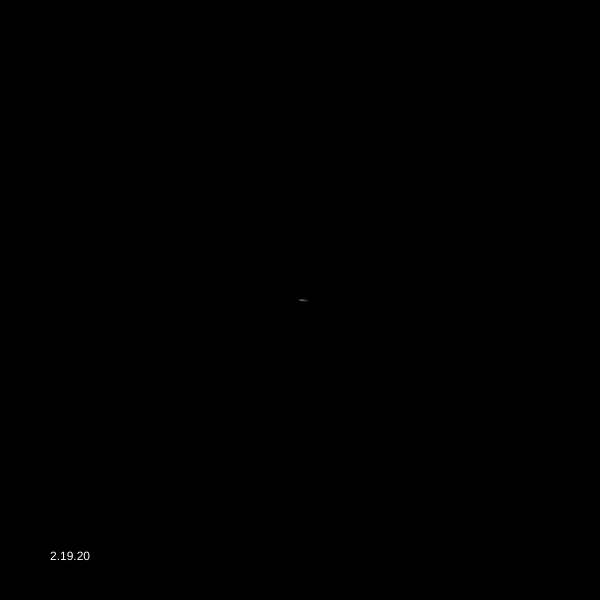
Frame 1 (no input)
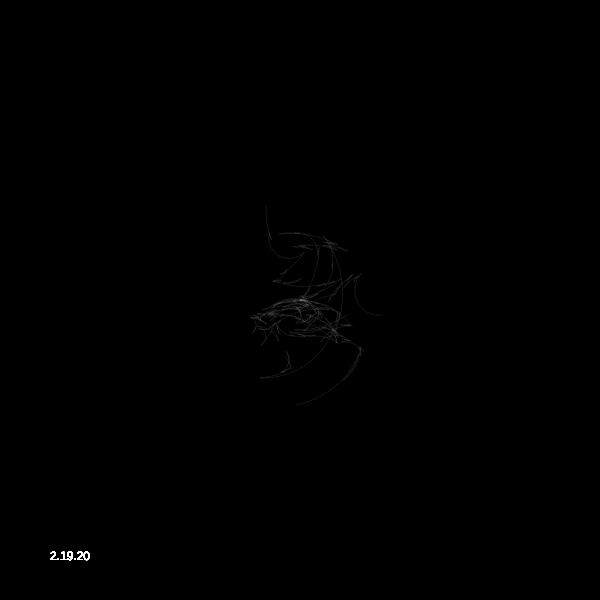
Frame 60 (no input)
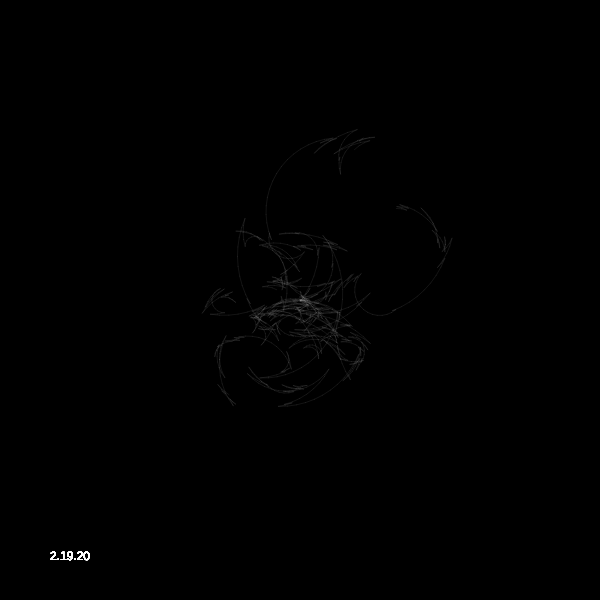
Frame 120 (the mouse pressed at the canvas centre since frame 60)

The p5.js sketch that drew these frames (run headless with seeded random() and noise() and a simulated clock; from frame 60 on, the mouse is pressed at the canvas centre):

// p5.js sketch
// ── sketch.js

var circles = []
var total = 10
var img;


function setup() {
  createCanvas(600, 600);
  background(0);
  
  for(var i = 0; i < total; i++){
    circles[i] = {};
    circles[i].prevPos = {x: width/2, y: height/2}
    circles[i].pos = {x: width/2, y: height/2}
    circles[i].dir = random() > 0.5 ? 1 : -1
    circles[i].radius = random(3, 10)
    circles[i].angle = 0
  }
}

function draw() {
  for(var i = 0; i < total; i++){
    var circle = circles[i]
    circle.angle += 1/circle.radius*circle.dir

    circle.pos.x += cos(circle.angle) * circle.radius
    circle.pos.y += sin(circle.angle) * circle.radius
    if(random(100) > 70 || circle.pos.x < 0 || circle.pos.x > width || circle.pos.y < 0 || circle.pos.y > height){
      circle.dir *= -1
      circle.radius = random(3, 10)
      circle.angle += PI
    }
    stroke(255, 255, 255, 20)

    line(circle.prevPos.x, circle.prevPos.y, circle.pos.x, circle.pos.y)

    circle.prevPos.x = circle.pos.x
    circle.prevPos.y = circle.pos.y
  }
  fill(255);
  noStroke();
  text("2.19.20", 50, height - 40);
}
